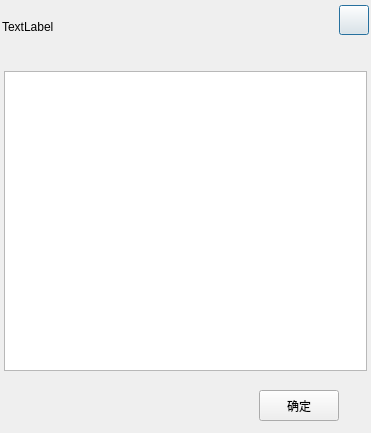
<?xml version="1.0" encoding="UTF-8"?>
<ui version="4.0">
 <class>EditSPFileDialog</class>
 <widget class="QDialog" name="EditSPFileDialog">
  <property name="geometry">
   <rect>
    <x>0</x>
    <y>0</y>
    <width>371</width>
    <height>433</height>
   </rect>
  </property>
  <property name="minimumSize">
   <size>
    <width>371</width>
    <height>0</height>
   </size>
  </property>
  <property name="windowTitle">
   <string>Dialog</string>
  </property>
  <widget class="QWidget" name="">
   <property name="geometry">
    <rect>
     <x>2</x>
     <y>2</y>
     <width>367</width>
     <height>429</height>
    </rect>
   </property>
   <layout class="QVBoxLayout" name="verticalLayout_3">
    <item>
     <layout class="QHBoxLayout" name="horizontalLayout">
      <item>
       <widget class="QLabel" name="sp_name_label">
        <property name="sizePolicy">
         <sizepolicy hsizetype="Fixed" vsizetype="Fixed">
          <horstretch>0</horstretch>
          <verstretch>0</verstretch>
         </sizepolicy>
        </property>
        <property name="minimumSize">
         <size>
          <width>280</width>
          <height>50</height>
         </size>
        </property>
        <property name="maximumSize">
         <size>
          <width>280</width>
          <height>50</height>
         </size>
        </property>
        <property name="text">
         <string>TextLabel</string>
        </property>
       </widget>
      </item>
      <item>
       <spacer name="horizontalSpacer">
        <property name="orientation">
         <enum>Qt::Horizontal</enum>
        </property>
        <property name="sizeType">
         <enum>QSizePolicy::Expanding</enum>
        </property>
        <property name="sizeHint" stdset="0">
         <size>
          <width>20</width>
          <height>20</height>
         </size>
        </property>
       </spacer>
      </item>
      <item>
       <layout class="QVBoxLayout" name="verticalLayout">
        <item>
         <widget class="QPushButton" name="close_pushButton">
          <property name="minimumSize">
           <size>
            <width>30</width>
            <height>30</height>
           </size>
          </property>
          <property name="maximumSize">
           <size>
            <width>30</width>
            <height>30</height>
           </size>
          </property>
          <property name="text">
           <string/>
          </property>
         </widget>
        </item>
        <item>
         <spacer name="verticalSpacer">
          <property name="orientation">
           <enum>Qt::Vertical</enum>
          </property>
          <property name="sizeType">
           <enum>QSizePolicy::Fixed</enum>
          </property>
          <property name="sizeHint" stdset="0">
           <size>
            <width>20</width>
            <height>13</height>
           </size>
          </property>
         </spacer>
        </item>
       </layout>
      </item>
     </layout>
    </item>
    <item>
     <spacer name="verticalSpacer_2">
      <property name="orientation">
       <enum>Qt::Vertical</enum>
      </property>
      <property name="sizeType">
       <enum>QSizePolicy::Fixed</enum>
      </property>
      <property name="sizeHint" stdset="0">
       <size>
        <width>13</width>
        <height>13</height>
       </size>
      </property>
     </spacer>
    </item>
    <item>
     <layout class="QHBoxLayout" name="horizontalLayout_3">
      <item>
       <spacer name="horizontalSpacer_4">
        <property name="orientation">
         <enum>Qt::Horizontal</enum>
        </property>
        <property name="sizeType">
         <enum>QSizePolicy::Fixed</enum>
        </property>
        <property name="sizeHint" stdset="0">
         <size>
          <width>2</width>
          <height>20</height>
         </size>
        </property>
       </spacer>
      </item>
      <item>
       <widget class="CustomizeQTextEdit" name="sp_content_textEdit"/>
      </item>
      <item>
       <spacer name="horizontalSpacer_5">
        <property name="orientation">
         <enum>Qt::Horizontal</enum>
        </property>
        <property name="sizeType">
         <enum>QSizePolicy::Fixed</enum>
        </property>
        <property name="sizeHint" stdset="0">
         <size>
          <width>2</width>
          <height>20</height>
         </size>
        </property>
       </spacer>
      </item>
     </layout>
    </item>
    <item>
     <spacer name="verticalSpacer_3">
      <property name="orientation">
       <enum>Qt::Vertical</enum>
      </property>
      <property name="sizeType">
       <enum>QSizePolicy::Fixed</enum>
      </property>
      <property name="sizeHint" stdset="0">
       <size>
        <width>20</width>
        <height>13</height>
       </size>
      </property>
     </spacer>
    </item>
    <item>
     <layout class="QHBoxLayout" name="horizontalLayout_2">
      <item>
       <spacer name="horizontalSpacer_2">
        <property name="orientation">
         <enum>Qt::Horizontal</enum>
        </property>
        <property name="sizeHint" stdset="0">
         <size>
          <width>40</width>
          <height>20</height>
         </size>
        </property>
       </spacer>
      </item>
      <item>
       <layout class="QVBoxLayout" name="verticalLayout_2">
        <item>
         <widget class="QPushButton" name="ok_pushButton">
          <property name="sizePolicy">
           <sizepolicy hsizetype="Fixed" vsizetype="Fixed">
            <horstretch>0</horstretch>
            <verstretch>0</verstretch>
           </sizepolicy>
          </property>
          <property name="minimumSize">
           <size>
            <width>80</width>
            <height>31</height>
           </size>
          </property>
          <property name="maximumSize">
           <size>
            <width>80</width>
            <height>31</height>
           </size>
          </property>
          <property name="text">
           <string>确定</string>
          </property>
         </widget>
        </item>
        <item>
         <spacer name="verticalSpacer_4">
          <property name="orientation">
           <enum>Qt::Vertical</enum>
          </property>
          <property name="sizeType">
           <enum>QSizePolicy::Fixed</enum>
          </property>
          <property name="sizeHint" stdset="0">
           <size>
            <width>10</width>
            <height>10</height>
           </size>
          </property>
         </spacer>
        </item>
       </layout>
      </item>
      <item>
       <spacer name="horizontalSpacer_3">
        <property name="orientation">
         <enum>Qt::Horizontal</enum>
        </property>
        <property name="sizeType">
         <enum>QSizePolicy::Fixed</enum>
        </property>
        <property name="sizeHint" stdset="0">
         <size>
          <width>30</width>
          <height>20</height>
         </size>
        </property>
       </spacer>
      </item>
     </layout>
    </item>
   </layout>
  </widget>
 </widget>
 <customwidgets>
  <customwidget>
   <class>CustomizeQTextEdit</class>
   <extends>QTextEdit</extends>
   <header>customize_ui/customizeqtextedit.h</header>
  </customwidget>
 </customwidgets>
 <resources/>
 <connections/>
</ui>
